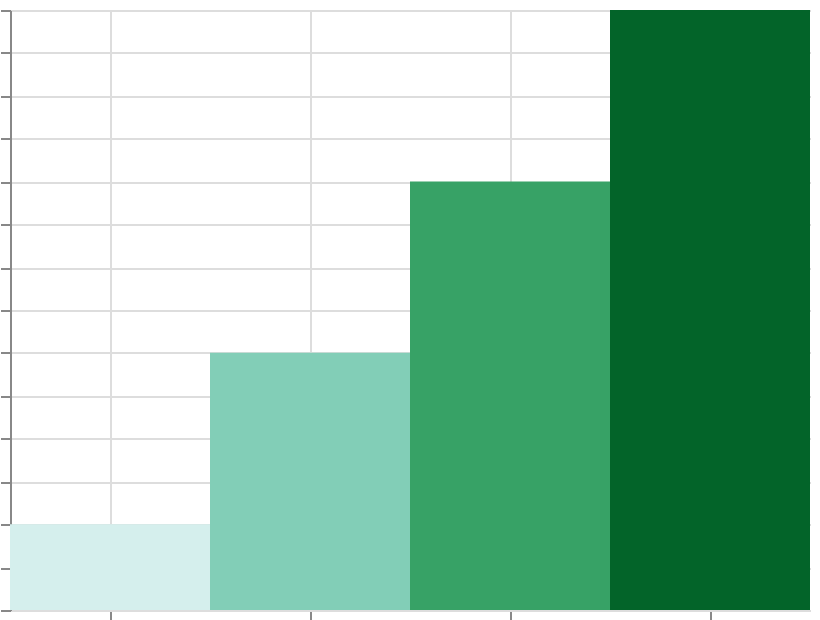

The specification (Vega-Lite) saved for this image:
### Vega specification from a JSON file in a GitHub repository (floating-point values rounded to 4 significant figures)
{"$schema": "https://vega.github.io/schema/vega/v6.json", "width": 400, "height": 300, "padding": 5, "autosize": "none", "data": [{"name": "table", "values": [{"cat": "A", "val": 10}, {"cat": "B", "val": 30}, {"cat": "C", "val": 50}, {"cat": "D", "val": 70}]}], "scales": [{"name": "x", "type": "band", "domain": {"data": "table", "field": "cat", "sort": true}, "range": "width"}, {"name": "y", "type": "linear", "domain": {"data": "table", "field": "val"}, "range": [{"signal": "height"}, 0], "zero": true, "nice": true}, {"name": "color", "type": "linear", "domain": {"data": "table", "field": "val"}, "range": {"scheme": "bluegreen"}}], "marks": [{"type": "rect", "from": {"data": "table"}, "encode": {"update": {"x": {"scale": "x", "field": "cat"}, "width": {"scale": "x", "band": 1}, "y": {"scale": "y", "field": "val"}, "y2": {"scale": "y", "value": 0}, "fill": {"scale": "color", "field": "val"}}}}], "axes": [{"scale": "x", "orient": "bottom", "grid": true, "labels": false}, {"scale": "y", "orient": "left", "grid": true, "labels": false}], "legends": [{"fill": "color"}]}
